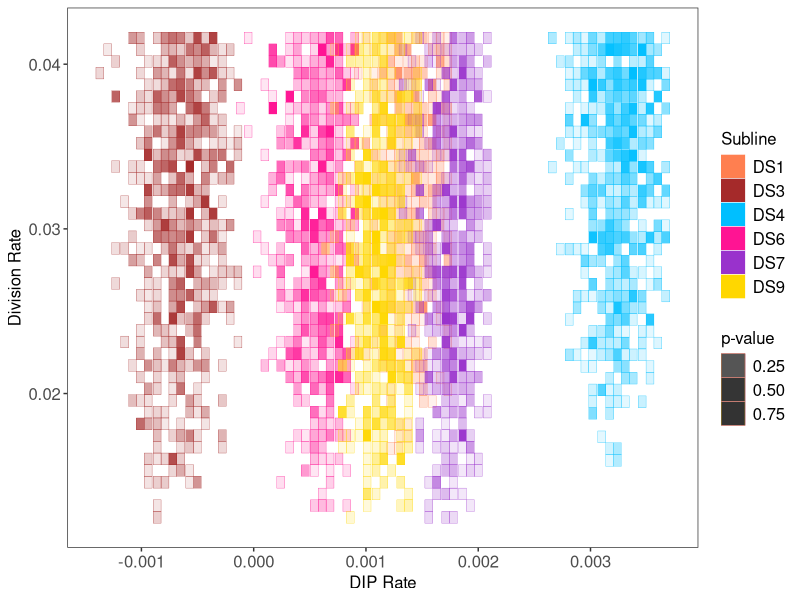

The R script that drew this image: (Note: this script raises an error after producing the figure.)
### Plot MGM and PGM parameter scans ###
library(ggplot2)

setwd('~/git/GES_2020/Simulations/')

# Load all of parameter scan data
tile <- read.csv('all_cellLine_tile.csv')

# Remove DS8 - only fit Polyclonal Growth Model (PGM - see below)
## Leaves only Monoclonal Growth Model (MGM) comparisons
tile_new <- subset(tile, !cell.line == "PC9.DS8")

# Set color and labels
cols_PS <- c("not.assigned" = "grey90", "PC9.DS1" = "coral", "PC9.DS3" = "brown",
             "PC9.DS4" = "deepskyblue", "PC9.DS6" = "deeppink", "PC9.DS7" = "darkorchid",
             "PC9.DS9" = "gold")
pops_PS <- c("not.assigned", "PC9.DS1", "PC9.DS3", "PC9.DS4", 
             "PC9.DS6","PC9.DS7", "PC9.DS9")
labs_PS <- c("Not Assigned", "DS1", "DS3", "DS4", "DS6", "DS7", "DS9")

# Plot all parameter scans (excluding DS8) - not in paper
ggplot(tile_new) +
  geom_tile(data = subset(tile_new, cell.line.new == 'PC9.DS1'), 
            aes(DIP.rate, division.rate, fill = cell.line.new, alpha = p.value), color = "coral") +
  geom_tile(data = subset(tile_new, cell.line.new == 'PC9.DS3'), 
            aes(DIP.rate, division.rate, fill = cell.line.new, alpha = p.value), color = "brown") +
  geom_tile(data = subset(tile_new, cell.line.new == 'PC9.DS4'), 
            aes(DIP.rate, division.rate, fill = cell.line.new, alpha = p.value), color = "deepskyblue") +
  geom_tile(data = subset(tile_new, cell.line.new == 'PC9.DS6'), 
            aes(DIP.rate, division.rate, fill = cell.line.new, alpha = p.value), color = "deeppink") +
  geom_tile(data = subset(tile_new, cell.line.new == 'PC9.DS7'), 
            aes(DIP.rate, division.rate, fill = cell.line.new, alpha = p.value), color = "darkorchid") +
  geom_tile(data = subset(tile_new, cell.line.new == 'PC9.DS9'), 
            aes(DIP.rate, division.rate, fill = cell.line.new, alpha = p.value), color = "gold") +
  theme_bw() + 
  scale_fill_manual(values = cols_PS,
                    breaks = pops_PS,
                    labels = labs_PS,
                    name = "Subline") +
  scale_alpha_continuous(name = "p-value") +
  xlab("DIP Rate") + ylab("Division Rate") +
  theme(legend.text = element_text(size = 12), legend.position = "right", 
        plot.title = element_text(size = 12, hjust = 0.5, face = "bold"), axis.text=element_text(size=12),
        legend.title = element_text(size=12), axis.title=element_text(size=12),
        panel.grid.major = element_blank(), panel.grid.minor = element_blank()) +
  ggsave("parameterScan_all.pdf", width = 10, height = 5)

# Plot subset of parameter scans (DS3 and DS4 - FIG. 5)
tile_forMainFig <- subset(tile, cell.line == c("PC9.DS3", "PC9.DS4")) 
cols <- c("PC9.DS3" = "brown", "PC9.DS4" = "deepskyblue")
pops <- c("PC9.DS3", "PC9.DS4")
labs <- c("DS3", "DS4")
ggplot(tile_forMainFig) +
  geom_tile(data = subset(tile_new, cell.line.new == 'PC9.DS3'),
            aes(DIP.rate, division.rate, fill = cell.line.new, alpha = p.value),
            color = "brown") + #, fill = "brown") +
  geom_tile(data = subset(tile_new, cell.line.new == 'PC9.DS4'),
            aes(DIP.rate, division.rate, fill = cell.line.new, alpha = p.value), 
            color = "deepskyblue") + #, fill = "deepskyblue") +
  theme_bw() + 
  scale_fill_manual(values = cols_PS,
                    breaks = pops_PS,
                    labels = labs_PS,
                    name = "Subline") +
  scale_alpha_continuous(name = "p-value", range = c(0,1), limits = c(0,1)) +
  xlab("Divison Rate - Death Rate") + ylab("Division Rate") +
  theme(legend.text = element_text(size = 12), legend.position = "right", 
        plot.title = element_text(size = 12, hjust = 0.5, face = "bold"), axis.text=element_text(size=12),
        legend.title = element_text(size=12), axis.title=element_text(size=12),
        panel.grid.major = element_blank(), panel.grid.minor = element_blank()) +
  ggsave("FIG_5D.pdf", width = 10, height = 5)

# Plot different subset of parameter scans (DS1/6/7/9 - FIG. S9)
tile_forSuppFig <- subset(tile, cell.line %in% c("PC9.DS1", "PC9.DS6", "PC9.DS7", "PC9.DS9")) 
cols <- c("PC9.DS1" = "coral", "PC9.DS6" = "deeppink", 
          "PC9.DS7" = "darkorchid", "PC9.DS9" = "gold")
pops <- c("PC9.DS1", "PC9.DS6", "PC9.DS7", "PC9.DS9")
labs <- c("DS1", "DS6", "DS7", "DS9")
ggplot(tile_forSuppFig) +
  geom_tile(data = subset(tile_new, cell.line.new == 'PC9.DS1'),
            aes(DIP.rate, division.rate, fill = cell.line.new, alpha = p.value), color = "coral") + 
  geom_tile(data = subset(tile_new, cell.line.new == 'PC9.DS6'),
            aes(DIP.rate, division.rate, fill = cell.line.new, alpha = p.value), color = "deeppink") +
  geom_tile(data = subset(tile_new, cell.line.new == 'PC9.DS7'),
            aes(DIP.rate, division.rate, fill = cell.line.new, alpha = p.value), color = "darkorchid") + 
  geom_tile(data = subset(tile_new, cell.line.new == 'PC9.DS9'),
            aes(DIP.rate, division.rate, fill = cell.line.new, alpha = p.value), color = "gold") + 
  theme_bw() +
  scale_fill_manual(values = cols_PS,
                    breaks = pops_PS,
                    labels = labs_PS,
                    name = "Subline") +
  scale_alpha_continuous(name = "p-value", range = c(0,1), limits = c(0,1)) +
  xlim(-0.0002, 0.0022) +
  xlab("Division Rate - Death Rate") + ylab("Division Rate") +
  theme(legend.text = element_text(size = 12), legend.position = "right", 
        plot.title = element_text(size = 12, hjust = 0.5, face = "bold"), axis.text=element_text(size=12),
        legend.title = element_text(size=12), axis.title=element_text(size=12),
        panel.grid.major = element_blank(), panel.grid.minor = element_blank()) +
  ggsave("FIG_S9D.pdf", width = 7.5, height = 4.5)


# Plot Polyclonal Growth Model (PGM) parameter scan on DS8

## Read in DS8 PGM data
tile_DS8_wholeRange <- read.csv('DS8_twoState_tile_wholeRange.csv')

# Split data into two states
DS8_WR_state1 <- subset(tile_DS8_wholeRange, Cell.Line == 'PC9-DS8.1')
DS8_WR_state2 <- subset(tile_DS8_wholeRange, Cell.Line == 'PC9-DS8.2')

## Add parameter pair metadata (due to scan in 4D - two division and two
## death rates - this is used to handle parameter value overlaps)
DS8_WR_state1$ParamPair <- as.character(seq(1:nrow(DS8_WR_state1)))
DS8_WR_state2$ParamPair <- as.character(seq(1:nrow(DS8_WR_state2)))

## Bind dataframes together
DS8_WR <- rbind(DS8_WR_state1, DS8_WR_state2)

## Create modified dataframe that jitters data points
### Prevents parameter overlaps that lead to plotting issues
DS8_WR_df <- data.frame(
  p.value = DS8_WR$p.value,
  Cell.Line = DS8_WR$Cell.Line,
  DIP.Rate = jitter(DS8_WR$DIP.Rate,2),
  Division.Rate = jitter(DS8_WR$Division.Rate,2),
  Death.Rate = jitter(DS8_WR$Death.Rate,2),
  ParamPair = as.numeric(DS8_WR$ParamPair)
)

# New color-label pattern
cols_DS8 <- c("PC9-DS8.1" = "seagreen", "PC9-DS8.2" = "seagreen")
pops_DS8 <- c("PC9-DS8.1", "PC9-DS8.2")
labs_DS8 <- c("DS8 State 1", "DS8 State 2")

plt_DS8 <- ggplot(DS8_WR_df, aes(DIP.Rate, Division.Rate, color = Cell.Line, 
                                 alpha = p.value, fill = Cell.Line)) +#, fill = ParamPair)) +
  geom_point(aes(alpha = p.value), color = "seagreen", fill = "seagreen") +
  theme_bw()  + ylim(0.01, 0.045) + xlim(0, 0.008) + 
  scale_color_manual(values = cols_DS8,
                     breaks = pops_DS8,
                     labels = labs_DS8,
                     name = "Subline") +
  scale_fill_manual(values = cols_DS8,
                    breaks = pops_DS8,
                    labels = labs_DS8,
                    name = "Subline") +
  scale_alpha_continuous(name = "p-value", range = c(0,1), limits = c(0,1)) +
  xlab("Division Rate - Death Rate") + ylab("Division Rate") +  
  theme(legend.text = element_text(size = 12), legend.position = "right", 
        plot.title = element_text(size = 12, hjust = 0.5, face = "bold"), axis.text=element_text(size=12),
        legend.title = element_text(size=12), axis.title=element_text(size=12),
        panel.grid.major = element_blank(), panel.grid.minor = element_blank(),
        panel.spacing = unit(2, "lines"))

plt_DS8 + ggsave("FIG_6G.pdf", width = 5, height = 3)